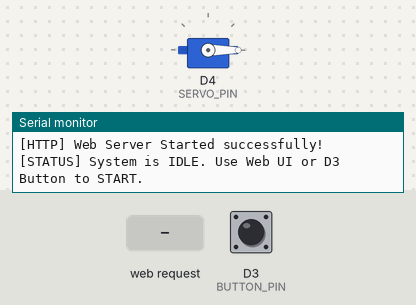
The sketch below on a simulated ESP8266 (NodeMCU). On the bench: servo, the last lines printed to the serial monitor. Inputs (shaded band) come from the test bench; at power-on: D3 (BUTTON_PIN) HIGH.

Above: at 1.8 s.
1.9 s: D3 (BUTTON_PIN) pulled LOW for 0.15 s
At 3.6 s:
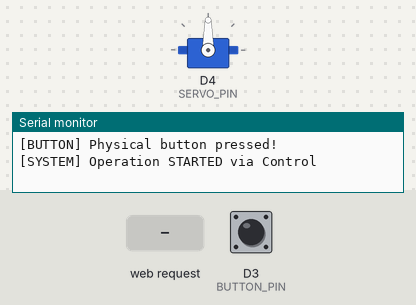
4.9 s: HTTP request GET /stop received
7.9 s: D3 (BUTTON_PIN) pulled LOW for 1 s
At 8.41 s:
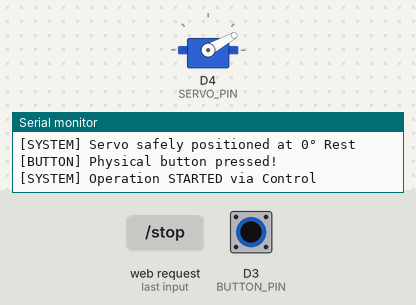
10.9 s: D3 (BUTTON_PIN) pulled LOW for 3.2 s
15.6 s: HTTP request GET /start received
At 16.36 s:
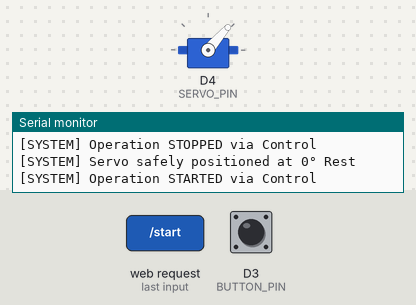
Timing chart, 0 to 18.6 s (numbered marks = the images above; inputs shaded):
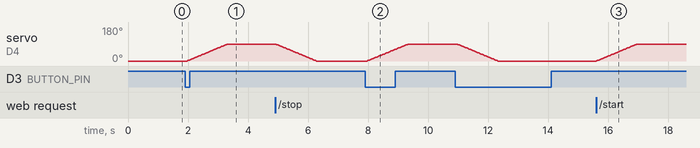

Measured:
- after the input at 1.9 s, servo on D4 (SERVO_PIN): moves from 0° to 90° over 1.3 s, starting after 0.07 s
- after the input at 7.9 s, servo on D4 (SERVO_PIN): moves from 0° to 90° over 1.4 s, starting after 0.07 s
- after the input at 15.6 s, servo on D4 (SERVO_PIN): moves from 0° to 90° over 1.3 s, starting at once

The sketch:

sketch_oct1a.ino
```cpp
/*
 * ==============================================================================
 * Project: ESP8266 Servo-Based Hand Assistance System (Wi-Fi AP & Web Server)
 * Description:
 *   - Creates a local Wi-Fi Hotspot (SoftAP: "ESP8266-Hand-Assistance").
 *   - Hosts an embedded responsive Web Server dashboard on http://192.168.4.1
 *   - Provides web-based START & STOP button controls with live status telemetry.
 *   - Supports a physical hardware push-button on NodeMCU pin D3 (GPIO0).
 *   - Non-blocking state machine for smooth, repeatable 0° <-> 90° hand exercise.
 * ==============================================================================
 */

#include <ESP8266WiFi.h>
#include <ESP8266WebServer.h>
#include <Servo.h>

// --------------------------- Pin Definitions ---------------------------
#define SERVO_PIN   D4   // GPIO2 - Servo PWM Control Signal
#define BUTTON_PIN  D3   // GPIO0 - Physical Start/Stop Push Button (Active LOW)

// --------------------------- Wi-Fi AP Credentials ----------------------
const char *AP_SSID = "ESP8266-Hand-Assistance";
const char *AP_PASS = "12345678"; // Min 8 characters for WPA2-PSK

// --------------------------- Web Server Instance -----------------------
ESP8266WebServer server(80);

// --------------------------- Servo & Motion Config ---------------------
Servo handServo;

const int MIN_ANGLE = 0;          // Rest position (0°)
const int MAX_ANGLE = 90;         // Target exercise position (90°)
const int STEP_DELAY_MS = 15;     // Speed: Delay between each degree step
const unsigned long HOLD_TIME_MS = 3000; // Hold duration at 0° and 90° (3 sec)

// --------------------------- State Machine Enum ------------------------
enum MotionState {
  STATE_STOPPED,           // Idle at MIN_ANGLE (0°)
  STATE_MOVING_TO_MAX,     // Smoothly moving 0° -> 90°
  STATE_HOLD_MAX,          // Holding at 90° for 3 seconds
  STATE_MOVING_TO_MIN,     // Smoothly moving 90° -> 0°
  STATE_HOLD_MIN,          // Holding at 0° for 3 seconds
  STATE_RETURNING_TO_REST  // Safely returning to 0° after user Stop command
};

// --------------------------- System Variables --------------------------
MotionState currentState = STATE_STOPPED;
bool isRunning = false;
int currentAngle = 0;
unsigned long lastStepTime = 0;
unsigned long holdStartTime = 0;
unsigned long cycleCount = 0;

// Button Debounce Variables
int lastButtonState = HIGH;
int buttonState = HIGH;
unsigned long lastDebounceTime = 0;
const unsigned long debounceDelay = 50;

// --------------------------- Embedded Web UI ---------------------------
const char INDEX_HTML[] PROGMEM = R"rawliteral(
<!DOCTYPE html>
<html lang="en">
<head>
  <meta charset="UTF-8">
  <meta name="viewport" content="width=device-width, initial-scale=1.0, maximum-scale=1.0, user-scalable=no">
  <title>ESP8266 Hand Assistance Controller</title>
  <style>
    :root {
      --bg-gradient: linear-gradient(135deg, #0f172a 0%, #1e293b 100%);
      --card-bg: rgba(30, 41, 59, 0.85);
      --card-border: rgba(255, 255, 255, 0.08);
      --primary: #38bdf8;
      --primary-glow: rgba(56, 189, 248, 0.35);
      --success: #10b981;
      --success-glow: rgba(16, 185, 129, 0.4);
      --danger: #ef4444;
      --danger-glow: rgba(239, 68, 68, 0.4);
      --text-main: #f8fafc;
      --text-sub: #94a3b8;
    }
    * { box-sizing: border-box; margin: 0; padding: 0; font-family: -apple-system, BlinkMacSystemFont, 'Segoe UI', Roboto, Helvetica, Arial, sans-serif; }
    body {
      background: var(--bg-gradient);
      color: var(--text-main);
      min-height: 100vh;
      display: flex;
      flex-direction: column;
      align-items: center;
      padding: 20px 14px;
    }
    .container {
      width: 100%;
      max-width: 480px;
      display: flex;
      flex-direction: column;
      gap: 18px;
    }
    header {
      text-align: center;
      padding: 10px 0;
    }
    .brand {
      font-size: 0.8rem;
      letter-spacing: 2px;
      text-transform: uppercase;
      color: var(--primary);
      font-weight: 700;
      margin-bottom: 4px;
    }
    h1 {
      font-size: 1.55rem;
      font-weight: 700;
      color: #fff;
    }
    .subtitle {
      font-size: 0.85rem;
      color: var(--text-sub);
      margin-top: 4px;
    }
    .card {
      background: var(--card-bg);
      backdrop-filter: blur(12px);
      -webkit-backdrop-filter: blur(12px);
      border: 1px solid var(--card-border);
      border-radius: 20px;
      padding: 22px;
      box-shadow: 0 10px 30px rgba(0,0,0,0.3);
    }
    .status-badge-container {
      display: flex;
      justify-content: space-between;
      align-items: center;
      margin-bottom: 16px;
    }
    .status-title {
      font-size: 0.9rem;
      color: var(--text-sub);
      text-transform: uppercase;
      letter-spacing: 1px;
      font-weight: 600;
    }
    .badge {
      display: inline-flex;
      align-items: center;
      gap: 6px;
      padding: 6px 14px;
      border-radius: 9999px;
      font-size: 0.82rem;
      font-weight: 700;
      text-transform: uppercase;
      letter-spacing: 0.5px;
      transition: all 0.3s ease;
    }
    .badge-stopped {
      background: rgba(239, 68, 68, 0.15);
      color: #f87171;
      border: 1px solid rgba(239, 68, 68, 0.3);
    }
    .badge-running {
      background: rgba(16, 185, 129, 0.15);
      color: #34d399;
      border: 1px solid rgba(16, 185, 129, 0.4);
      box-shadow: 0 0 15px var(--success-glow);
    }
    .indicator-dot {
      width: 8px;
      height: 8px;
      border-radius: 50%;
      background: currentColor;
    }
    .badge-running .indicator-dot {
      animation: pulse 1.5s infinite;
    }
    @keyframes pulse {
      0%, 100% { opacity: 1; transform: scale(1); }
      50% { opacity: 0.4; transform: scale(0.8); }
    }
    .gauge-wrapper {
      text-align: center;
      margin: 10px 0 18px 0;
    }
    .angle-value {
      font-size: 3.2rem;
      font-weight: 800;
      color: #fff;
      line-height: 1;
      font-variant-numeric: tabular-nums;
    }
    .angle-unit {
      font-size: 1.8rem;
      color: var(--primary);
      font-weight: 600;
    }
    .motion-state {
      font-size: 0.95rem;
      font-weight: 600;
      color: var(--primary);
      margin-top: 8px;
      min-height: 22px;
    }
    .bar-bg {
      width: 100%;
      height: 12px;
      background: rgba(255, 255, 255, 0.08);
      border-radius: 9999px;
      overflow: hidden;
      margin-top: 14px;
      position: relative;
    }
    .bar-fill {
      height: 100%;
      width: 0%;
      background: linear-gradient(90deg, #38bdf8, #818cf8);
      border-radius: 9999px;
      transition: width 0.15s ease-out;
      box-shadow: 0 0 10px rgba(56, 189, 248, 0.5);
    }
    .bar-labels {
      display: flex;
      justify-content: space-between;
      font-size: 0.75rem;
      color: var(--text-sub);
      margin-top: 6px;
    }
    .btn-group {
      display: grid;
      grid-template-columns: 1fr 1fr;
      gap: 14px;
      margin-top: 8px;
    }
    .btn {
      border: none;
      outline: none;
      cursor: pointer;
      padding: 16px 20px;
      border-radius: 16px;
      font-size: 1.05rem;
      font-weight: 700;
      letter-spacing: 0.5px;
      display: flex;
      flex-direction: column;
      align-items: center;
      justify-content: center;
      gap: 4px;
      transition: all 0.2s cubic-bezier(0.4, 0, 0.2, 1);
      user-select: none;
      -webkit-tap-highlight-color: transparent;
    }
    .btn:active {
      transform: scale(0.96);
    }
    .btn-start {
      background: linear-gradient(135deg, #10b981 0%, #059669 100%);
      color: #ffffff;
      box-shadow: 0 8px 20px var(--success-glow);
    }
    .btn-start:hover {
      box-shadow: 0 10px 25px rgba(16, 185, 129, 0.6);
    }
    .btn-stop {
      background: linear-gradient(135deg, #ef4444 0%, #dc2626 100%);
      color: #ffffff;
      box-shadow: 0 8px 20px var(--danger-glow);
    }
    .btn-stop:hover {
      box-shadow: 0 10px 25px rgba(239, 68, 68, 0.6);
    }
    .btn-subtext {
      font-size: 0.7rem;
      opacity: 0.85;
      font-weight: 500;
    }
    .stats-grid {
      display: grid;
      grid-template-columns: 1fr 1fr;
      gap: 12px;
    }
    .stat-box {
      background: rgba(15, 23, 42, 0.6);
      border: 1px solid rgba(255, 255, 255, 0.05);
      padding: 14px;
      border-radius: 14px;
      text-align: center;
    }
    .stat-label {
      font-size: 0.72rem;
      text-transform: uppercase;
      letter-spacing: 0.5px;
      color: var(--text-sub);
    }
    .stat-value {
      font-size: 1.25rem;
      font-weight: 700;
      color: #fff;
      margin-top: 4px;
    }
    footer {
      text-align: center;
      font-size: 0.75rem;
      color: var(--text-sub);
      margin-top: 8px;
    }
    .connection-pill {
      display: inline-flex;
      align-items: center;
      gap: 6px;
      font-size: 0.75rem;
      color: #38bdf8;
      background: rgba(56, 189, 248, 0.1);
      padding: 4px 10px;
      border-radius: 20px;
      margin-top: 6px;
    }
  </style>
</head>
<body>
  <div class="container">
    <header>
      <div class="brand">ESP8266 Hotspot Controller</div>
      <h1>Hand Assistance System</h1>
      <p class="subtitle">Controlled Repetitive Rehabilitation Prototype</p>
      <div class="connection-pill">
        <span>Wi-Fi: <b>ESP8266-Hand-Assistance</b></span>
      </div>
    </header>

    <div class="card">
      <div class="status-badge-container">
        <span class="status-title">System Status</span>
        <div id="statusBadge" class="badge badge-stopped">
          <span class="indicator-dot"></span>
          <span id="statusText">STOPPED</span>
        </div>
      </div>

      <div class="gauge-wrapper">
        <div class="angle-value">
          <span id="angleValue">0</span><span class="angle-unit">°</span>
        </div>
        <div id="motionState" class="motion-state">System Idle (Rest 0°)</div>

        <div class="bar-bg">
          <div id="barFill" class="bar-fill"></div>
        </div>
        <div class="bar-labels">
          <span>0° (Rest)</span>
          <span>45°</span>
          <span>90° (Flexion)</span>
        </div>
      </div>

      <div class="btn-group">
        <button id="btnStart" class="btn btn-start" onclick="sendCommand('start')">
          <span>START</span>
          <span class="btn-subtext">Begin Repetitions</span>
        </button>
        <button id="btnStop" class="btn btn-stop" onclick="sendCommand('stop')">
          <span>STOP</span>
          <span class="btn-subtext">Safe Return to 0°</span>
        </button>
      </div>
    </div>

    <div class="stats-grid">
      <div class="stat-box">
        <div class="stat-label">Completed Cycles</div>
        <div id="cycleCount" class="stat-value">0</div>
      </div>
      <div class="stat-box">
        <div class="stat-label">Hold Duration</div>
        <div class="stat-value">3.0 s</div>
      </div>
      <div class="stat-box">
        <div class="stat-label">Motion Range</div>
        <div class="stat-value">0° - 90°</div>
      </div>
      <div class="stat-box">
        <div class="stat-label">Hardware Button</div>
        <div class="stat-value">NodeMCU D3</div>
      </div>
    </div>

    <footer>
      ESP8266 Hand Assistance Rehabilitation System
    </footer>
  </div>

  <script>
    let isRequesting = false;

    function sendCommand(action) {
      fetch('/' + action, { method: 'POST' })
        .then(response => response.json())
        .then(data => {
          updateUI(data);
        })
        .catch(err => {
          // Fallback to GET if POST failed
          fetch('/' + action)
            .then(res => res.json())
            .then(data => updateUI(data))
            .catch(e => console.error('Command Error:', e));
        });
    }

    function pollStatus() {
      if (isRequesting) return;
      isRequesting = true;
      fetch('/status')
        .then(response => response.json())
        .then(data => {
          updateUI(data);
          isRequesting = false;
        })
        .catch(err => {
          isRequesting = false;
        });
    }

    function updateUI(data) {
      if (!data) return;

      const badge = document.getElementById('statusBadge');
      const statusText = document.getElementById('statusText');
      const angleVal = document.getElementById('angleValue');
      const barFill = document.getElementById('barFill');
      const motionState = document.getElementById('motionState');
      const cycleCount = document.getElementById('cycleCount');

      if (data.running) {
        badge.className = 'badge badge-running';
        statusText.innerText = 'RUNNING';
      } else {
        badge.className = 'badge badge-stopped';
        statusText.innerText = 'STOPPED';
      }

      angleVal.innerText = data.angle;
      const pct = Math.max(0, Math.min(100, (data.angle / 90.0) * 100));
      barFill.style.width = pct + '%';

      if (data.state) {
        motionState.innerText = data.state;
      }
      if (data.cycles !== undefined) {
        cycleCount.innerText = data.cycles;
      }
    }

    // High frequency telemetry polling (every 180ms)
    setInterval(pollStatus, 180);
    pollStatus();
  </script>
</body>
</html>
)rawliteral";

// --------------------------- Helper Functions --------------------------

String getMotionStateDescription() {
  switch (currentState) {
    case STATE_STOPPED:
      return "System Idle (Rest 0°)";
    case STATE_MOVING_TO_MAX:
      return "Flexion: Moving (0° → 90°)";
    case STATE_HOLD_MAX:
      return "Holding at 90° (Hold 3s)";
    case STATE_MOVING_TO_MIN:
      return "Extension: Moving (90° → 0°)";
    case STATE_HOLD_MIN:
      return "Holding at 0° (Hold 3s)";
    case STATE_RETURNING_TO_REST:
      return "Stopping: Returning to 0° Safe Rest";
    default:
      return "Ready";
  }
}

String getStatusJson() {
  String json = "{";
  json += "\"running\":" + String(isRunning ? "true" : "false") + ",";
  json += "\"angle\":" + String(currentAngle) + ",";
  json += "\"state\":\"" + getMotionStateDescription() + "\",";
  json += "\"cycles\":" + String(cycleCount);
  json += "}";
  return json;
}

void startOperation() {
  if (!isRunning) {
    isRunning = true;
    if (currentState == STATE_STOPPED || currentState == STATE_RETURNING_TO_REST) {
      currentState = STATE_MOVING_TO_MAX;
      lastStepTime = millis();
    }
    Serial.println(F("[SYSTEM] Operation STARTED via Control"));
  }
}

void stopOperation() {
  if (isRunning) {
    isRunning = false;
    if (currentAngle > MIN_ANGLE) {
      currentState = STATE_RETURNING_TO_REST;
      lastStepTime = millis();
    } else {
      currentState = STATE_STOPPED;
    }
    Serial.println(F("[SYSTEM] Operation STOPPED via Control"));
  }
}

void toggleOperation() {
  if (isRunning) {
    stopOperation();
  } else {
    startOperation();
  }
}

// --------------------------- Web Server Handlers -----------------------

void handleRoot() {
  server.send_P(200, "text/html", INDEX_HTML);
}

void handleStart() {
  startOperation();
  server.sendHeader("Access-Control-Allow-Origin", "*");
  server.send(200, "application/json", getStatusJson());
}

void handleStop() {
  stopOperation();
  server.sendHeader("Access-Control-Allow-Origin", "*");
  server.send(200, "application/json", getStatusJson());
}

void handleStatus() {
  server.sendHeader("Access-Control-Allow-Origin", "*");
  server.send(200, "application/json", getStatusJson());
}

void handleNotFound() {
  server.sendHeader("Location", "/");
  server.send(302, "text/plain", "Redirecting to Dashboard...");
}

// --------------------------- Physical Button Handler -------------------

void checkPhysicalButton() {
  int reading = digitalRead(BUTTON_PIN);

  if (reading != lastButtonState) {
    lastDebounceTime = millis();
  }

  if ((millis() - lastDebounceTime) > debounceDelay) {
    if (reading != buttonState) {
      buttonState = reading;
      // Button is active LOW with INPUT_PULLUP
      if (buttonState == LOW) {
        Serial.println(F("[BUTTON] Physical button pressed!"));
        toggleOperation();
      }
    }
  }

  lastButtonState = reading;
}

// --------------------------- Non-blocking Motion Engine -----------------

void updateMotionEngine() {
  unsigned long now = millis();

  switch (currentState) {
    case STATE_STOPPED:
      // Inactive, resting safely at 0°
      break;

    case STATE_MOVING_TO_MAX:
      if (now - lastStepTime >= STEP_DELAY_MS) {
        lastStepTime = now;
        currentAngle++;
        handServo.write(currentAngle);

        if (currentAngle >= MAX_ANGLE) {
          currentAngle = MAX_ANGLE;
          currentState = STATE_HOLD_MAX;
          holdStartTime = now;
        }
      }
      break;

    case STATE_HOLD_MAX:
      if (now - holdStartTime >= HOLD_TIME_MS) {
        currentState = STATE_MOVING_TO_MIN;
        lastStepTime = now;
      }
      break;

    case STATE_MOVING_TO_MIN:
      if (now - lastStepTime >= STEP_DELAY_MS) {
        lastStepTime = now;
        currentAngle--;
        handServo.write(currentAngle);

        if (currentAngle <= MIN_ANGLE) {
          currentAngle = MIN_ANGLE;
          currentState = STATE_HOLD_MIN;
          holdStartTime = now;
        }
      }
      break;

    case STATE_HOLD_MIN:
      if (now - holdStartTime >= HOLD_TIME_MS) {
        cycleCount++;
        Serial.print(F("[CYCLE] Completed Cycle: "));
        Serial.println(cycleCount);

        if (isRunning) {
          currentState = STATE_MOVING_TO_MAX;
          lastStepTime = now;
        } else {
          currentState = STATE_STOPPED;
        }
      }
      break;

    case STATE_RETURNING_TO_REST:
      // Gracefully step back to 0°
      if (now - lastStepTime >= STEP_DELAY_MS) {
        lastStepTime = now;
        if (currentAngle > MIN_ANGLE) {
          currentAngle--;
          handServo.write(currentAngle);
        } else {
          currentAngle = MIN_ANGLE;
          currentState = STATE_STOPPED;
          Serial.println(F("[SYSTEM] Servo safely positioned at 0° Rest"));
        }
      }
      break;
  }
}

// --------------------------- Arduino Setup -----------------------------

void setup() {
  Serial.begin(115200);
  delay(100);
  Serial.println(F("\n=============================================="));
  Serial.println(F(" ESP8266 Hand Assistance Web Control System"));
  Serial.println(F("=============================================="));

  // Initialize Physical Button with Internal Pull-Up
  pinMode(BUTTON_PIN, INPUT_PULLUP);

  // Initialize Servo
  handServo.attach(SERVO_PIN);
  currentAngle = MIN_ANGLE;
  handServo.write(currentAngle);
  delay(500);

  // Configure Wi-Fi SoftAP Mode
  WiFi.mode(WIFI_AP);
  bool apSuccess = WiFi.softAP(AP_SSID, AP_PASS);

  if (apSuccess) {
    Serial.print(F("[WIFI] Access Point Created: "));
    Serial.println(AP_SSID);
    Serial.print(F("[WIFI] AP IP Address: "));
    Serial.println(WiFi.softAPIP());
    Serial.println(F("[WIFI] Connect your phone/PC to this Wi-Fi and open http://192.168.4.1"));
  } else {
    Serial.println(F("[WIFI] Failed to create Access Point!"));
  }

  // Configure Web Server Routes
  server.on("/", HTTP_GET, handleRoot);
  server.on("/start", HTTP_ANY, handleStart);
  server.on("/stop", HTTP_ANY, handleStop);
  server.on("/status", HTTP_GET, handleStatus);
  server.onNotFound(handleNotFound);

  server.begin();
  Serial.println(F("[HTTP] Web Server Started successfully!"));
  Serial.println(F("[STATUS] System is IDLE. Use Web UI or D3 Button to START.\n"));
}

// --------------------------- Arduino Main Loop -------------------------

void loop() {
  // 1. Handle incoming HTTP client requests
  server.handleClient();

  // 2. Check hardware pushbutton input (D3)
  checkPhysicalButton();

  // 3. Update non-blocking servo motion engine
  updateMotionEngine();
}
```
